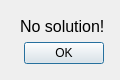
<?xml version="1.0" encoding="UTF-8"?>
<ui version="4.0">
 <class>Dialog</class>
 <widget class="QDialog" name="Dialog">
  <property name="geometry">
   <rect>
    <x>0</x>
    <y>0</y>
    <width>120</width>
    <height>80</height>
   </rect>
  </property>
  <property name="windowTitle">
   <string>No solution</string>
  </property>
  <widget class="QWidget" name="">
   <property name="geometry">
    <rect>
     <x>20</x>
     <y>10</y>
     <width>87</width>
     <height>54</height>
    </rect>
   </property>
   <layout class="QVBoxLayout" name="verticalLayout">
    <property name="spacing">
     <number>0</number>
    </property>
    <item>
     <widget class="QLabel" name="label">
      <property name="font">
       <font>
        <pointsize>12</pointsize>
       </font>
      </property>
      <property name="text">
       <string>No solution!</string>
      </property>
     </widget>
    </item>
    <item>
     <widget class="QDialogButtonBox" name="buttonBox">
      <property name="orientation">
       <enum>Qt::Horizontal</enum>
      </property>
      <property name="standardButtons">
       <set>QDialogButtonBox::Ok</set>
      </property>
      <property name="centerButtons">
       <bool>true</bool>
      </property>
     </widget>
    </item>
   </layout>
  </widget>
 </widget>
 <resources/>
 <connections>
  <connection>
   <sender>buttonBox</sender>
   <signal>accepted()</signal>
   <receiver>Dialog</receiver>
   <slot>accept()</slot>
   <hints>
    <hint type="sourcelabel">
     <x>248</x>
     <y>254</y>
    </hint>
    <hint type="destinationlabel">
     <x>157</x>
     <y>274</y>
    </hint>
   </hints>
  </connection>
  <connection>
   <sender>buttonBox</sender>
   <signal>rejected()</signal>
   <receiver>Dialog</receiver>
   <slot>reject()</slot>
   <hints>
    <hint type="sourcelabel">
     <x>316</x>
     <y>260</y>
    </hint>
    <hint type="destinationlabel">
     <x>286</x>
     <y>274</y>
    </hint>
   </hints>
  </connection>
 </connections>
</ui>
